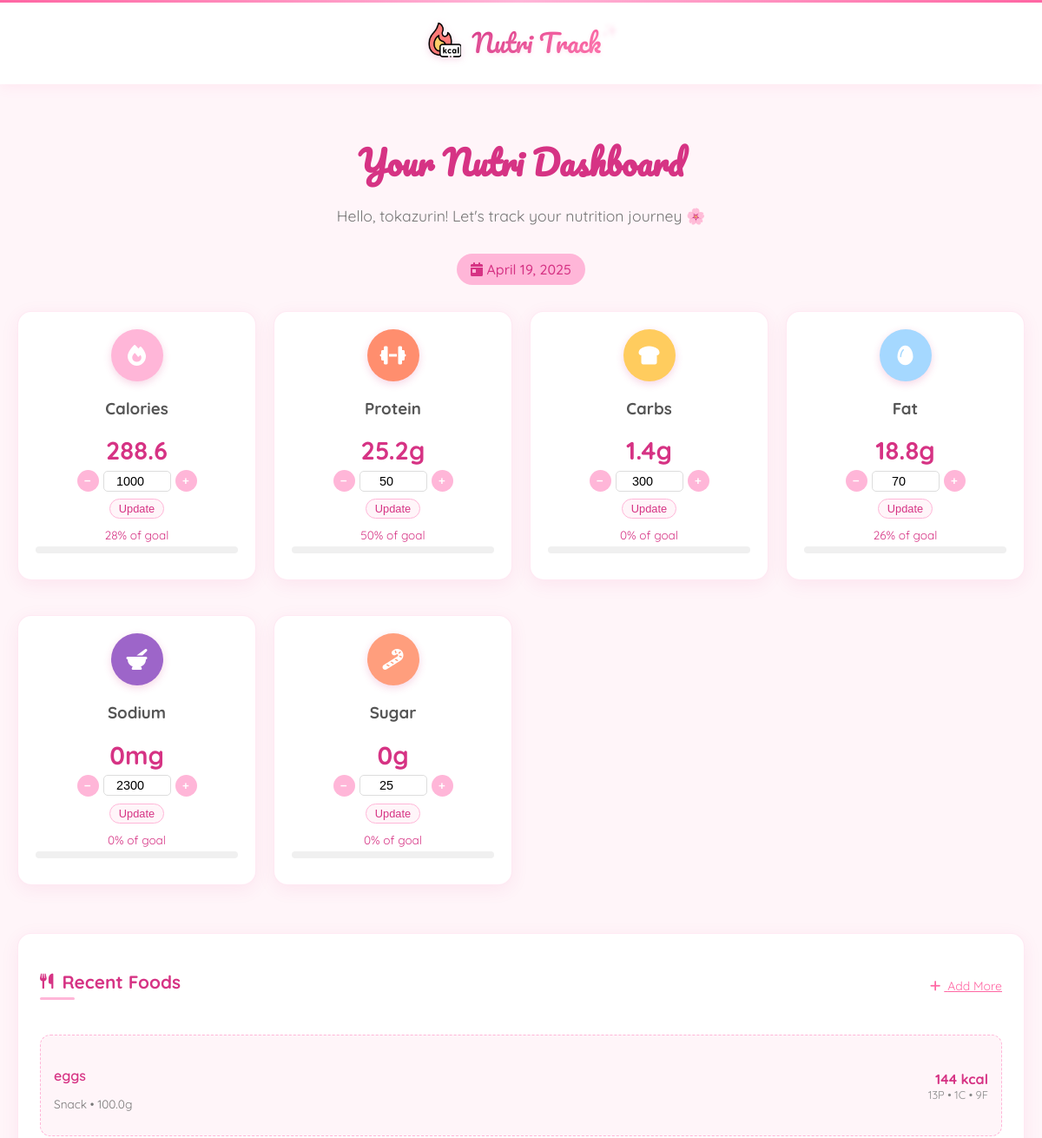
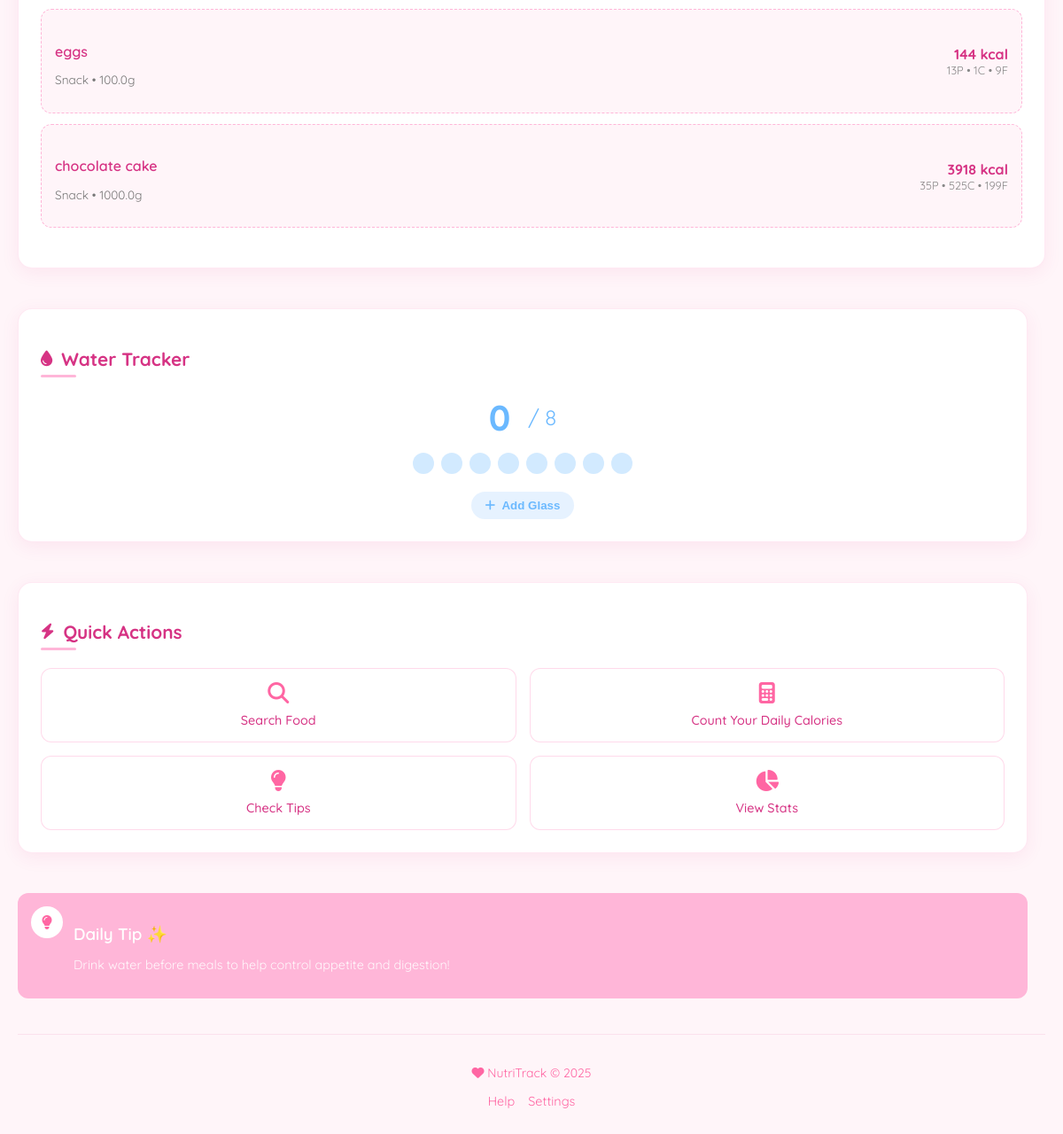
The page /dashboard/ (signed in) on the database its author committed (2 pictures, top to bottom).
### counter/models.py (models this page shows, shortened)
class CustomUser(AbstractUser):
    age = models.PositiveIntegerField(null=True, blank=True)
    height = models.FloatField(help_text="Height in cm", null=True, blank=True)
    weight = models.FloatField(help_text="Weight in kg", null=True, blank=True)
    gender = models.CharField(
        max_length=20,
        choices=[
            ('male', 'Male'),
            ('female', 'Female'),
            ('other', 'Other'),
            ('prefer_not_to_say', 'Prefer not to say')
        ],
        null=True,
        blank=True
    )
    goals = models.CharField(max_length=255, blank=True)
    profile_picture = models.ImageField(upload_to='profile_pics/', null=True, blank=True)

class FoodLog(models.Model):
    user = models.ForeignKey(settings.AUTH_USER_MODEL, on_delete=models.CASCADE)
    food_name = models.CharField(max_length=255)
    calories = models.FloatField()
    protein = models.FloatField()
    carbs = models.FloatField()
    fat = models.FloatField()
    sodium = models.PositiveIntegerField(default=0)  # in milligrams
    sugar = models.PositiveIntegerField(default=0)   # in grams
    amount = models.FloatField(help_text="Amount in grams")
    meal_time = models.CharField(max_length=20, choices=MEAL_TIME_CHOICES, default='snack')
    date = models.DateTimeField(auto_now_add=True)
    class Meta:
        ordering = ['-date']  # Newest entries first by default
        verbose_name = 'Food Log'
        verbose_name_plural = 'Food Logs'

### counter/views.py (the view)
# urls.py: path('dashboard/', views.dashboard_view, name='dashboard'),
@login_required
def dashboard_view(request):
    today = timezone.now().date()
    foods = FoodLog.objects.filter(user=request.user, date__date=today)
    totals = {
        'calories': sum(f.calories for f in foods),
        'protein': sum(f.protein for f in foods),
        'carbs': sum(f.carbs for f in foods),
        'fat': sum(f.fat for f in foods),
        'sodium': sum(f.sodium for f in foods),  # Add sodium tracking
        'sugar': sum(f.sugar for f in foods),    # Add sugar tracking
        'water': request.user.waterintake_set.filter(date=today).count()
    }
    try:
        profile = request.user.profile
        goals = {
            'calories': profile.calorie_goal,
            'protein': profile.protein_goal,
            'carbs': profile.carb_goal,
            'fat': profile.fat_goal,
            'sodium': profile.sodium_goal,  # Add sodium goal
            'sugar': profile.sugar_goal     # Add sugar goal
        }
    except:
        goals = {
            'calories': 2000,
            'protein': 50,
            'carbs': 300,
            'fat': 70,
            'sodium': 2300,  # Default sodium goal (mg)
            'sugar': 25      # Default sugar goal (g)
        }
    percentages = {
        'calories': min(100, int((totals['calories'] / goals['calories']) * 100)) if goals['calories'] else 0,
        'protein': min(100, int((totals['protein'] / goals['protein']) * 100)) if goals['protein'] else 0,
        'carbs': min(100, int((totals['carbs'] / goals['carbs']) * 100)) if goals['carbs'] else 0,
        'fat': min(100, int((totals['fat'] / goals['fat']) * 100)) if goals['fat'] else 0,
        'sodium': min(100, int((totals['sodium'] / goals['sodium']) * 100)) if goals['sodium'] else 0,  # Sodium percentage
        'sugar': min(100, int((totals['sugar'] / goals['sugar']) * 100)) if goals['sugar'] else 0      # Sugar percentage
    }
    return render(request, 'counter/dashboard.html', {
        'totals': totals,
        'goals': goals,
        'percentages': percentages,
        'today': today,
        'recent_foods': FoodLog.objects.filter(user=request.user).order_by('-date')[:3]
    })

### counter/templates/counter/dashboard.html (shortened to what this page needs)
{% extends "counter/base.html" %}
{% load static %}
{% block content %}
<link rel="stylesheet" href="https://cdnjs.cloudflare.com/ajax/libs/font-awesome/6.4.0/css/all.min.css">
<div class="logo-header">
    <a href="{% url 'home' %}" class="logo-container">
      <img src="{% static 'images/logo.png' %}" alt="Nutri Track Logo">
      <span class="logo-text">Nutri Track</span>
    </a>
</div>
<div class="main-content">
  <div class="dashboard-container">
    <div class="dashboard-header">
      <h1>Your Nutri Dashboard</h1>
      <p>Hello, {{ user.username }}! Let's track your nutrition journey 🌸</p>
      <div class="date-badge">
        <i class="fas fa-calendar-day"></i> {{ today|date:"F j, Y" }}
      </div>
    </div>
    <div class="nutrition-grid">
      <div class="dashboard-card nutrition-card">
        <div class="nutrition-icon">
          <i class="fas fa-fire"></i>
        </div>
        <h3>Calories</h3>
        <div class="nutrition-value">{{ totals.calories|default:"0" }}</div>
        <div class="nutrition-goal">
          <form method="POST" action="{% url 'update_goal' %}" class="goal-form">
            <div class="goal-adjuster">
              <button type="button" class="goal-minus" onclick="adjustGoal(this, -100)">−</button>
              <input type="number" name="goal_value" value="{{ goals.calories|default:'2000' }}"
                     min="0" class="goal-input">
              <button type="button" class="goal-plus" onclick="adjustGoal(this, 100)">+</button>
            </div>
            <button type="submit" class="goal-save">Update</button>
          </form>
        </div>
        <div class="progress-container">
          <div class="progress-text">{{ percentages.calories|default:"0" }}% of goal</div>
          <div class="progress-bar">
          </div>
        </div>
      </div>
      <div class="dashboard-card nutrition-card">
        <div class="nutrition-icon" style="background-color: #ff8e6e;">
          <i class="fas fa-dumbbell"></i>
        </div>
        <h3>Protein</h3>
        <div class="nutrition-value">{{ totals.protein|default:"0" }}g</div>
        <div class="nutrition-goal">
          <form method="POST" action="{% url 'update_goal' %}" class="goal-form">
            <div class="goal-adjuster">
              <button type="button" class="goal-minus" onclick="adjustGoal(this, -5)">−</button>
              <input type="number" name="goal_value" value="{{ goals.protein|default:'50' }}"
                     min="0" class="goal-input">
              <button type="button" class="goal-plus" onclick="adjustGoal(this, 5)">+</button>
            </div>
            <button type="submit" class="goal-save">Update</button>
          </form>
        </div>
        <div class="progress-container">
          <div class="progress-text">{{ percentages.protein|default:"0" }}% of goal</div>
          <div class="progress-bar">
          </div>
        </div>
      </div>
      <div class="dashboard-card nutrition-card">
        <div class="nutrition-icon" style="background-color: #ffcc5e;">
          <i class="fas fa-bread-slice"></i>
        </div>
        <h3>Carbs</h3>
        <div class="nutrition-value">{{ totals.carbs|default:"0" }}g</div>
        <div class="nutrition-goal">
          <form method="POST" action="{% url 'update_goal' %}" class="goal-form">
            <div class="goal-adjuster">
              <button type="button" class="goal-minus" onclick="adjustGoal(this, -5)">−</button>
              <input type="number" name="goal_value" value="{{ goals.carbs|default:'300' }}"
                     min="0" class="goal-input">
              <button type="button" class="goal-plus" onclick="adjustGoal(this, 5)">+</button>
            </div>
            <button type="submit" class="goal-save">Update</button>
          </form>
        </div>
        <div class="progress-container">
          <div class="progress-text">{{ percentages.carbs|default:"0" }}% of goal</div>
          <div class="progress-bar">
          </div>
        </div>
      </div>
      <div class="dashboard-card nutrition-card">
        <div class="nutrition-icon" style="background-color: #a5d8ff;">
          <i class="fas fa-egg"></i>
        </div>
        <h3>Fat</h3>
        <div class="nutrition-value">{{ totals.fat|default:"0" }}g</div>
        <div class="nutrition-goal">
          <form method="POST" action="{% url 'update_goal' %}" class="goal-form">
            <div class="goal-adjuster">
              <button type="button" class="goal-minus" onclick="adjustGoal(this, -5)">−</button>
              <input type="number" name="goal_value" value="{{ goals.fat|default:'70' }}"
                     min="0" class="goal-input">
              <button type="button" class="goal-plus" onclick="adjustGoal(this, 5)">+</button>
            </div>
            <button type="submit" class="goal-save">Update</button>
          </form>
        </div>
        <div class="progress-container">
          <div class="progress-text">{{ percentages.fat|default:"0" }}% of goal</div>
          <div class="progress-bar">
          </div>
        </div>
      </div>
    </div>
    <div class="nutrition-grid" style="margin-top: -15px;">
      <div class="dashboard-card nutrition-card">
        <div class="nutrition-icon" style="background-color: #9d65c9;">
          <i class="fas fa-mortar-pestle"></i>
        </div>
        <h3>Sodium</h3>
        <div class="nutrition-value">{{ totals.sodium|default:"0" }}mg</div>
        <div class="nutrition-goal">
          <form method="POST" action="{% url 'update_goal' %}" class="goal-form">
            <div class="goal-adjuster">
              <button type="button" class="goal-minus" onclick="adjustGoal(this, -100)">−</button>
              <input type="number" name="goal_value" value="{{ goals.sodium|default:'2300' }}"
                     min="0" class="goal-input">
              <button type="button" class="goal-plus" onclick="adjustGoal(this, 100)">+</button>
            </div>
            <button type="submit" class="goal-save">Update</button>
          </form>
        </div>
        <div class="progress-container">
          <div class="progress-text">{{ percentages.sodium|default:"0" }}% of goal</div>
          <div class="progress-bar">
          </div>
        </div>
      </div>
      <div class="dashboard-card nutrition-card">
        <div class="nutrition-icon" style="background-color: #ff9e7d;">
          <i class="fas fa-candy-cane"></i>
        </div>
        <h3>Sugar</h3>
        <div class="nutrition-value">{{ totals.sugar|default:"0" }}g</div>
        <div class="nutrition-goal">
          <form method="POST" action="{% url 'update_goal' %}" class="goal-form">
            <div class="goal-adjuster">
              <button type="button" class="goal-minus" onclick="adjustGoal(this, -5)">−</button>
              <input type="number" name="goal_value" value="{{ goals.sugar|default:'25' }}"
                     min="0" class="goal-input">
              <button type="button" class="goal-plus" onclick="adjustGoal(this, 5)">+</button>
            </div>
            <button type="submit" class="goal-save">Update</button>
          </form>
        </div>
        <div class="progress-container">
          <div class="progress-text">{{ percentages.sugar|default:"0" }}% of goal</div>
          <div class="progress-bar">
          </div>
        </div>
      </div>
    </div>
    <div style="display: grid; grid-template-columns: 1fr; gap: 1.25rem;">
      <div style="grid-column: span 2;">
        <div class="dashboard-card">
          <div class="flex justify-between items-center mb-4">
            <h2 class="card-title">
              <i class="fas fa-utensils"></i> Recent Foods
            </h2>
            <a href="{% url 'home' %}" class="pink-text text-sm">
              <i class="fas fa-plus mr-1"></i> Add More
            </a>
          </div>
          <div class="food-list">
            {% for food in recent_foods %}
            <div class="food-item">
              <div class="food-info">
                <h4>{{ food.food_name }}</h4>
                <p>{{ food.meal_time|title }} • {{ food.amount }}g</p>
              </div>
              <div class="food-macros">
                <div class="calories">{{ food.calories|floatformat:0 }} kcal</div>
                <div class="macros">{{ food.protein|floatformat:0 }}P • {{ food.carbs|floatformat:0 }}C • {{ food.fat|floatformat:0 }}F</div>
              </div>
            </div>
            {% empty %}
            <div class="text-center py-3">
              <p>No foods logged yet. Search for foods to get started!</p>
            </div>
            {% endfor %}
            {% if recent_foods %}
            <div class="text-center pt-2">
            </div>
            {% endif %}
          </div>
        </div>
      </div>
      <div style="display: flex; flex-direction: column; gap: 1.25rem;">
        <div class="dashboard-card">
          <h2 class="card-title">
            <i class="fas fa-tint"></i> Water Tracker
          </h2>
          <div class="water-tracker">
            <div class="water-stats">
              <div class="water-count">{{ totals.water|default:"0" }}</div>
              <div class="water-goal">/ 8</div>
            </div>
            <div class="water-drops">
              {% for i in "12345678" %}
                <div class="water-drop {% if forloop.counter <= totals.water %}filled{% endif %}"></div>
              {% endfor %}
            </div>
            <form method="POST" action="{% url 'log_water' %}">
              <button type="submit" class="water-button">
                <i class="fas fa-plus mr-1"></i> Add Glass
              </button>
            </form>
          </div>
        </div>
        <div class="dashboard-card">
          <h2 class="card-title">
            <i class="fas fa-bolt"></i> Quick Actions
          </h2>
          <div class="actions-grid">
            <a href="{% url 'home' %}" class="action-item">
              <i class="fas fa-search"></i>
              <span>Search Food</span>
            </a>
            <a href="{% url 'calculator' %}" class="action-item">
              <i class="fas fa-calculator"></i>
              <span>Count Your Daily Calories</span>
            </a>
            <a href="{% url 'tips' %}" class="action-item">
              <i class="fas fa-lightbulb"></i>
              <span>Check Tips</span>
            </a>
            <a href="{% url 'food_log' %}" class="action-item">
              <i class="fas fa-chart-pie"></i>
              <span>View Stats</span>
            </a>
          </div>
        </div>
        <div class="daily-tip">
          <div class="tip-icon">
            <i class="fas fa-lightbulb"></i>
          </div>
          <div class="tip-content">
            <h3>Daily Tip ✨</h3>
            <p>Drink water before meals to help control appetite and digestion!</p>
          </div>
        </div>
      </div>
    </div>
    <div class="dashboard-footer">
      <p class="text-sm pink-text">
        <i class="fas fa-heart"></i> NutriTrack © 2025
      </p>
      <div class="footer-links">
        <a href="#">Help</a>
        <a href="#">Settings</a>
      </div>
    </div>
  </div>
</div>
{% endblock %}

### rows shown on the page
CustomUser: username "tokazurin"
FoodLog: food_name "eggs", meal_time "Snack", amount "100.0", calories "144", protein "13", carbs "1", fat "9"
FoodLog: food_name "eggs", meal_time "Snack", amount "100.0", calories "144", protein "13", carbs "1", fat "9"
FoodLog: food_name "chocolate cake", meal_time "Snack", amount "1000.0", calories "3918", protein "35", carbs "525", fat "199"

### other values the page prints
{{ totals.calories|default:"0" }} "288.6"
{{ percentages.calories|default:"0" }} "28"
{{ totals.protein|default:"0" }} "25.2"
{{ percentages.protein|default:"0" }} "50"
{{ totals.carbs|default:"0" }} "1.4"
{{ percentages.carbs|default:"0" }} "0"
{{ totals.fat|default:"0" }} "18.8"
{{ percentages.fat|default:"0" }} "26"
{{ totals.sodium|default:"0" }} "0"
{{ percentages.sodium|default:"0" }} "0"
{{ totals.sugar|default:"0" }} "0"
{{ percentages.sugar|default:"0" }} "0"
{{ totals.water|default:"0" }} "0"
